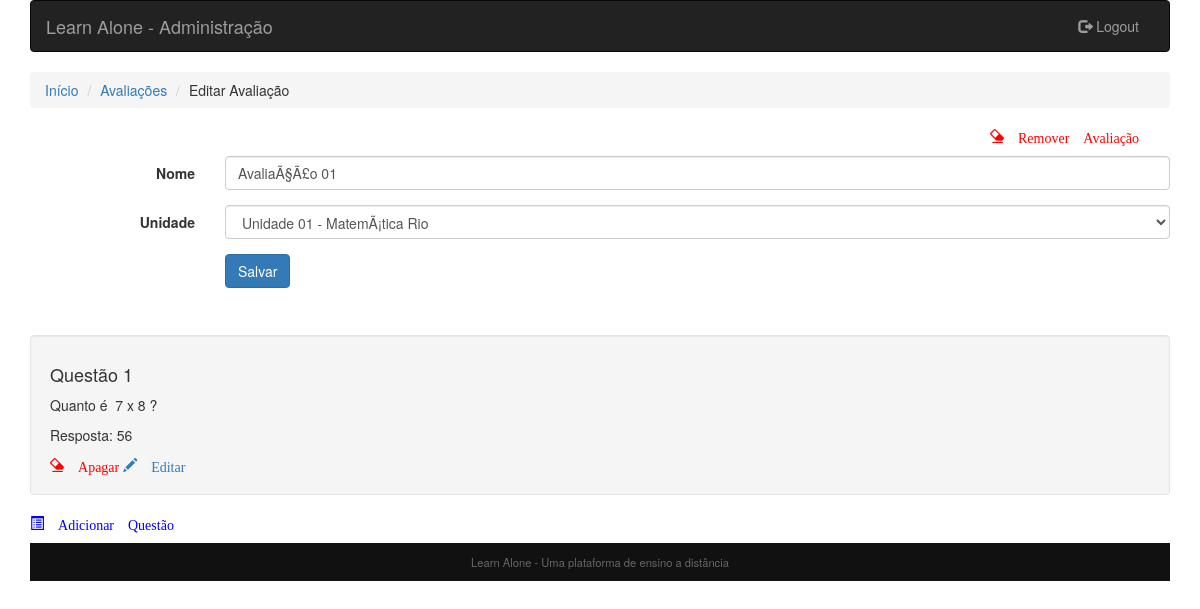
Page /admin/avaliacao_edit.php?avaliacao=17 (signed in) on the committed database.
### tables this page shows
CREATE TABLE `unidade` (
  `id` int(11) NOT NULL,
  `nome` varchar(45) DEFAULT NULL,
  `curso_id` int(11) DEFAULT NULL,
  `descricao` varchar(100) DEFAULT NULL,
  `ordem` int(11) DEFAULT NULL
);

CREATE TABLE `atividade` (
  `id` int(11) NOT NULL,
  `nome` varchar(45) DEFAULT NULL,
  `unidade_id` int(11) NOT NULL
);

CREATE TABLE `alternativa` (
  `id` int(11) NOT NULL,
  `sentenca` varchar(250) DEFAULT NULL,
  `pergunta_id` int(11) NOT NULL
);

CREATE TABLE `pergunta` (
  `id` int(11) NOT NULL,
  `pergunta` text,
  `atividade_id` int(11) NOT NULL
);

### admin/utils.php (called while the page is built, shortened)
<?php
function aulas_curso($curso){
    try{
        $conexao = conn_mysql();
        $SQLSelect = 'SELECT unidade.id, unidade.nome, unidade.descricao, unidade.ordem, curso.nome as curso FROM unidade inner join curso on unidade.curso_id = curso.id WHERE curso.id = ? order by unidade.id, curso_id';
        $operacao = $conexao->prepare($SQLSelect);
        $operacao->execute(array($curso));
        $resultados = $operacao->fetchAll(PDO::FETCH_ASSOC);
        return $resultados;
    }
    catch(PDOException $excep){
        echo "Erro!: " . $excep->getMessage() . "\n";
        $conexao=null;
        die();
    }
}
function lista_perguntas_avaliacao($avaliacao_id){
    $SQLSelect = 'SELECT pergunta, pergunta.id as id, sentenca '
               . 'FROM pergunta '
               . 'INNER JOIN alternativa ON pergunta.id = alternativa.pergunta_id '
               . 'INNER JOIN correta on correta.pergunta_id = pergunta.id and correta.alternativa_id = alternativa.id '
               . 'WHERE atividade_id = ?';
    try{
        $conexao = conn_mysql();
        $operacao = $conexao->prepare($SQLSelect);
        $operacao->execute(array($avaliacao_id));
        $resultados = $operacao->fetchAll(PDO::FETCH_ASSOC);
        return $resultados;
    }
    catch(PDOException $excep){
        echo "Erro!: " . $excep->getMessage() . "\n";
        $conexao=null;
        die();
    }
}
?>

### admin/avaliacao_edit.php (the view, shortened to what this page needs)
<?php
    include_once("../core/templates/cabecalho_adm.php");
    include_once("utils.php");
    $avaliacao = $_GET['avaliacao'];
    try{
        $conexao = conn_mysql();
    }
    catch(PDOException $excep){
        echo "Erro!: " . $excep->getMessage() . "\n";
        die();
    }
    $SQLSelect = 'SELECT unidade.nome as unidade_nome, atividade.nome as atividade_nome, atividade.id, curso.nome as curso, curso.id as curso_id '
               . 'FROM unidade inner join atividade on unidade.id = atividade.unidade_id '
               . 'INNER JOIN curso ON unidade.curso_id = curso.id '
               . 'WHERE atividade.id = ?';
    $operacao = $conexao->prepare($SQLSelect);
    $operacao->execute(array($avaliacao));
    $resultados = $operacao->fetchAll(PDO::FETCH_ASSOC);
    $atividade_nome = $resultados[0]['atividade_nome'];
    $unidade_nome = $resultados[0]['unidade_nome'];
    $aulas = aulas_curso($resultados[0]['curso_id']);
?>
<div class="col-sm-14">
    <ul class="breadcrumb">
        <li><a href="./admin.php">Início</a></li>
        <li><a href="./modificar_avaliacao.php">Avaliações</a></li>
        <li>Editar Avaliação</li>
    </ul>
</div>
<div class="row">
    <div class="col-sm-offset-10">
        <a href="./avaliacao_del.php?avaliacao=<?php echo $avaliacao;?>" style="color:red;"><span class="glyphicon glyphicon-erase"> Remover Avaliação</span></a>
    </div>
</div>
<form class="form-horizontal" role="form" method="post" action="salvar_avaliacao.php">
    <div class="form-group">
            <label for="name" class="col-sm-2 control-label">Nome</label>
            <div class="col-sm-10">
                <input type="text" class="form-control" id="name" name="name" value="<?php echo utf8_decode($atividade_nome);?>" pattern="[a-zA-Z 0-9]+" required>
            </div>
    </div>
    <div class="form-group">
        <label for="aula" class="col-sm-2 control-label">Unidade</label>
        <div class="col-sm-10">
            <select class="form-control" name="aula" id="aula">
                <?php
                    foreach ($aulas as $aula){
                         if($aula['nome']==$unidade_nome){
                ?>
                <option selected value="<?php echo $aula['id'];?>"><?php echo utf8_decode($aula['nome']." - ".$aula['curso']);?></option>
                <?php
                         }
                         else{
                ?>
                <option value="<?php echo $aula['id'];?>"><?php echo utf8_decode($aula['nome']." - ".$aula['curso']);?></option>
                <?php
                         }
                    }
                ?>
            </select>
        </div>
    </div>
    <div class="form-group">
            <div class="col-sm-10 col-sm-offset-2">
                    <input id="submit" name="submit" type="submit" value="Salvar" class="btn btn-primary">
            </div>
    </div>
    <div class="form-group">
            <div class="col-sm-10 col-sm-offset-2">
            </div>
    </div>
    <div class="form-group">
            <div class="col-sm-10 col-sm-offset-2">
            </div>
    </div>
</form>
<?php
    $contador = 1;
    $questoes = lista_perguntas_avaliacao($avaliacao);
    foreach ($questoes as $questao) {
?>
    <div class="well">
<?php
        echo "<h4>Questão ".$contador."</h4>";
        echo "<p>".html_entity_decode($questao['pergunta'])."</p>";
        echo "<p>Resposta: ".  utf8_decode($questao['sentenca'])."</p>";
        $contador++;
?>
        <a href="./questao_del.php?questao=<?php echo $questao['id'];?>" style="color:red;"><span class="glyphicon glyphicon-erase"> Apagar</span></a>
        <a href="./questao_edit.php?questao=<?php echo $questao['id'];?>&atividade=<?php echo $avaliacao;?>"><span class="glyphicon glyphicon-pencil"> Editar</span></a>
    </div>
<?php
    }
?>
<div class="row">
    <div class="col-sm-2">
        <a href="./adicionar_questao.php?atividade=<?php echo $avaliacao;?>" style="color:blue;"><span class="glyphicon glyphicon-list-alt"> Adicionar Questão</span></a>
    </div>
</div>
<?php
    include_once("../core/templates/rodape.php");
?>

### core/css/styles.css (style rules this page uses)
* { -webkit-box-sizing: border-box; -moz-box-sizing: border-box; box-sizing: border-box; }
.row { margin: 1em auto 1em; }

### rows in the picture
unidade: name "AvaliaÃ§Ã£o 01"
alternativa: pergunta.pergunta "Quanto é 7 x 8 ?", sentenca "56"

### other values in the picture
form field aula "Unidade 01 - MatemÃ¡tica Rio"
